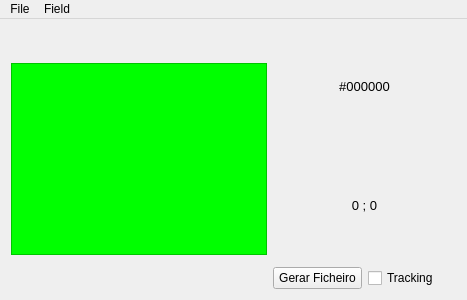
<?xml version="1.0" encoding="UTF-8"?>
<ui version="4.0">
 <class>MainWindow</class>
 <widget class="QMainWindow" name="MainWindow">
  <property name="geometry">
   <rect>
    <x>0</x>
    <y>0</y>
    <width>467</width>
    <height>300</height>
   </rect>
  </property>
  <property name="windowTitle">
   <string>MainWindow</string>
  </property>
  <property name="windowIcon">
   <iconset resource="rs.qrc">
    <normaloff>:/icon.png</normaloff>:/icon.png</iconset>
  </property>
  <widget class="QWidget" name="centralWidget">
   <layout class="QGridLayout" name="gridLayout">
    <item row="0" column="1" rowspan="2" colspan="2">
     <layout class="QVBoxLayout" name="verticalLayout">
      <property name="sizeConstraint">
       <enum>QLayout::SetFixedSize</enum>
      </property>
      <item>
       <layout class="QHBoxLayout" name="horizontalLayout">
        <item>
         <layout class="QVBoxLayout" name="V2Layout"/>
        </item>
        <item>
         <layout class="QVBoxLayout" name="V1Layout"/>
        </item>
       </layout>
      </item>
      <item>
       <layout class="QVBoxLayout" name="verticalLayout_2"/>
      </item>
      <item>
       <widget class="QLabel" name="lbColor">
        <property name="font">
         <font>
          <pointsize>10</pointsize>
         </font>
        </property>
        <property name="text">
         <string>#000000</string>
        </property>
        <property name="alignment">
         <set>Qt::AlignCenter</set>
        </property>
       </widget>
      </item>
      <item>
       <widget class="QLabel" name="lbDebug">
        <property name="font">
         <font>
          <pointsize>10</pointsize>
         </font>
        </property>
        <property name="text">
         <string>0 ; 0</string>
        </property>
        <property name="alignment">
         <set>Qt::AlignCenter</set>
        </property>
       </widget>
      </item>
      <item>
       <layout class="QHBoxLayout" name="horizontalLayout_2">
        <item>
         <widget class="QPushButton" name="bt_gerar">
          <property name="text">
           <string>Gerar Ficheiro</string>
          </property>
         </widget>
        </item>
        <item>
         <widget class="QCheckBox" name="cb_tracking">
          <property name="text">
           <string>Tracking</string>
          </property>
         </widget>
        </item>
       </layout>
      </item>
     </layout>
    </item>
    <item row="0" column="0" rowspan="2">
     <widget class="QGraphicsView" name="graphicsView">
      <property name="sizePolicy">
       <sizepolicy hsizetype="Fixed" vsizetype="Fixed">
        <horstretch>0</horstretch>
        <verstretch>0</verstretch>
       </sizepolicy>
      </property>
      <property name="styleSheet">
       <string notr="true">background-color: rgb(0, 255, 0);</string>
      </property>
      <property name="verticalScrollBarPolicy">
       <enum>Qt::ScrollBarAlwaysOff</enum>
      </property>
      <property name="horizontalScrollBarPolicy">
       <enum>Qt::ScrollBarAlwaysOff</enum>
      </property>
      <property name="sizeAdjustPolicy">
       <enum>QAbstractScrollArea::AdjustIgnored</enum>
      </property>
     </widget>
    </item>
   </layout>
  </widget>
  <widget class="QMenuBar" name="menuBar">
   <property name="geometry">
    <rect>
     <x>0</x>
     <y>0</y>
     <width>467</width>
     <height>27</height>
    </rect>
   </property>
   <widget class="QMenu" name="menuFile">
    <property name="title">
     <string>File</string>
    </property>
    <addaction name="actionLoad_Field_Wait_15s"/>
    <addaction name="actionGenerate_Mesures_Wait_60s"/>
    <addaction name="actionClose"/>
   </widget>
   <widget class="QMenu" name="menuField">
    <property name="title">
     <string>Field</string>
    </property>
    <addaction name="actionEditField"/>
   </widget>
   <addaction name="menuFile"/>
   <addaction name="menuField"/>
  </widget>
  <action name="actionLoad_Field_Wait_15s">
   <property name="text">
    <string>Load Field (Wait 15s)</string>
   </property>
  </action>
  <action name="actionGenerate_Mesures_Wait_60s">
   <property name="text">
    <string>Generate Mesures(Wait 60s)</string>
   </property>
  </action>
  <action name="actionEditField">
   <property name="text">
    <string>EditField</string>
   </property>
  </action>
  <action name="actionClose">
   <property name="text">
    <string>Close</string>
   </property>
  </action>
 </widget>
 <layoutdefault spacing="6" margin="11"/>
 <resources>
  <include location="rs.qrc"/>
 </resources>
 <connections/>
</ui>
